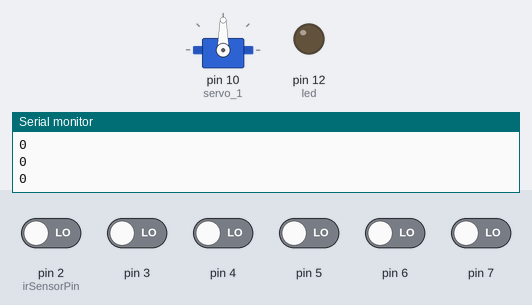
Recording of a sketch running on a simulated Arduino Uno, built with avr-gcc and run on an emulated ATmega328P. Shown: servo, output pins drawn as LEDs (lit = HIGH), the last lines printed to the serial monitor. The test bench sets the inputs (shaded band); at power-on: pin 2 (irSensorPin), pin 3–7 LOW.

Above: at 1.2 s.
1.3 s: pin 2 (irSensorPin) driven HIGH
At 1.46 s:
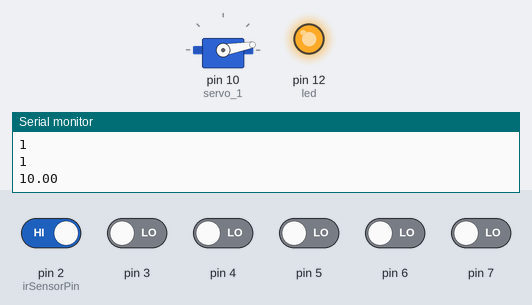
4.3 s: pin 3 driven HIGH
7.3 s: pin 2 (irSensorPin) driven LOW
At 8.1 s:
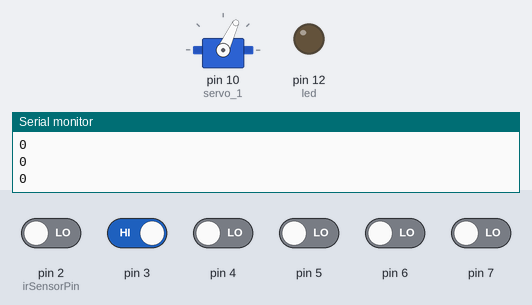
8.9 s: pin 2 (irSensorPin) driven HIGH
At 9.07 s:
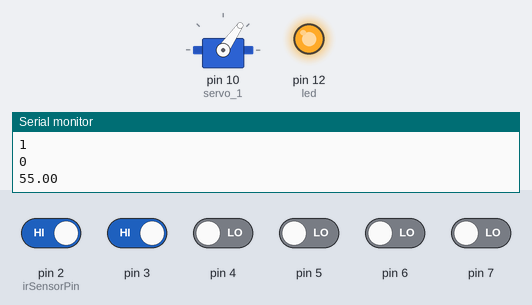
Timing chart, 0 to 12.9 s (numbered marks = the images above; inputs shaded):
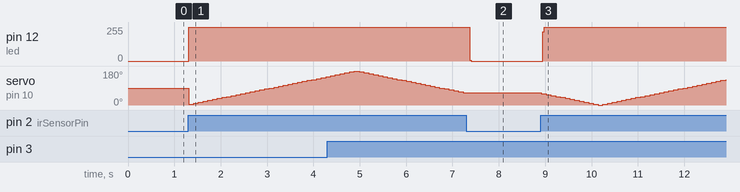

Measured:
- after the input at 1.3 s, pin 12 (led): 0/255 → 255/255 at once; servo on pin 10 (servo_1): 90° → 5° at once, → 10° 0.10 s later, → 15° 0.10 s later, → 20° 0.10 s later, … (30 changes in this stretch)
- after the input at 7.3 s, pin 12 (led): 255/255 → 0/255 after 0.07 s; servo on pin 10 (servo_1): stops changing and stays 65°
- after the input at 8.9 s, pin 12 (led): 0/255 → 255/255 at once; servo on pin 10 (servo_1): 65° → 60° at once, → 55° 0.10 s later, → 50° 0.10 s later, → 45° 0.10 s later, … (39 changes in this stretch)

The sketch:

ir_motor_module_1.ino
```cpp
/******************************************************************************
 * F_RMlab @ Waterloo School of Architecture
 * Code for irSensor and servo motor module
 * Grow-Op
 ******************************************************************************/

#define irLedPin PIND // IR Led on this pin
#define irSensorPin 2 // IR sensor on this pin
#include <Servo.h> // servo motor on this pin

Servo servo_1;
int led = 12;

// defined constants:
int halfPeriod = 13; //one period at 38.5khZ is aproximately 26 microseconds
int cycles = 38; //26 microseconds * 38 is more or less 1 millisecond

// defined initialization:
float pos = 0; // servo position
float inc = 5; // increment
boolean go_down;

/******************************************************************************/

void setup()
{
  Serial.begin(9600);
  Serial.println("Program Starting");
  pinMode(led, OUTPUT);
  servo_1.attach(10);
}

void loop(){
  irRead(irSensorPin, irLedPin); //display the results
  int ir = digitalRead(irSensorPin);
  Serial.println(ir);
  while (ir != 0){
    Serial.println(ir);
    digitalWrite(led,HIGH);//trigger led 13
    ir = motor_inc(irSensorPin, irLedPin);
  }
  digitalWrite(led,LOW); //trigger-off led 13
}

// irRead: int int -> None
// Consumes int representing pin of infrared sensor pin (irSP) and
// infrared led pin (irLP) and produces None
// Effects: The function bangs a 38.5khZ waveform to an IR led connected to the
// triggerPin for 1 millisecond, and then reads the IR sensor pin to see if the reflected
// IR has been detected
// the irSP returns a zero if something is detected by the sensor, and a 1 otherwise

void irRead(int irSP, int irLP)
{
  for (int i=0; i <= cycles; i++)
  {
    //digital irled signal sent
    digitalWrite(irLP, HIGH);
    delayMicroseconds(halfPeriod);
    digitalWrite(irLP, LOW);
    delayMicroseconds(halfPeriod - 1);     // - 1 to make up for digitaWrite overhead
  }
}

// motor_inc: None -> None
// Effects: The function increments the servo motor position by iteration based on
// direction of arm

int motor_inc(int irSP, int irLP)
{
  if(pos >= 180 || pos <= 0){
    if(pos >= 180){
      go_down = false;
    }else{
      go_down = true;
    }
  }
  if(go_down == true){
    Serial.println(go_down);
    pos += inc;
  }else{
    Serial.println(go_down);
    pos -= inc;
  }
  Serial.println(pos);
  servo_1.write(pos);
  delay(100);
  irRead(irSP, irLP);
  return digitalRead(irSP);
}
```
